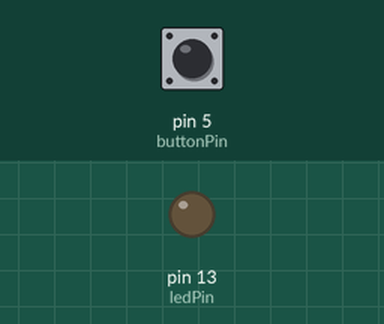
Recording of a sketch running on a simulated Arduino Uno, built with avr-gcc and run on an emulated ATmega328P. On the bench: output pins drawn as LEDs (lit = HIGH). The inputs (shaded band) are chosen by the test bench; at power-on: pin 5 (buttonPin) LOW.

Above: at 1.2 s.
1.3 s: pin 5 (buttonPin) pulled HIGH for 0.15 s
At 1.37 s:
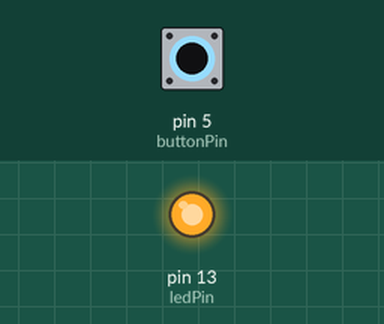
2.9 s: pin 5 (buttonPin) pulled HIGH for 3.2 s
At 7.0 s:
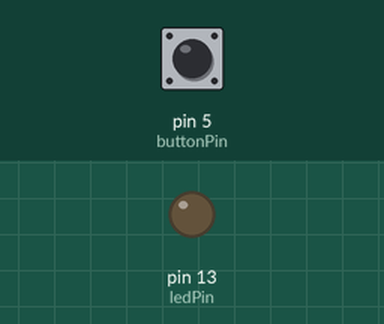
Timing chart, 0 to 8.5 s (numbered marks = the images above; inputs shaded):
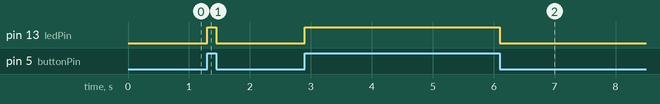

Measured:
- after the input at 1.3 s, pin 13 (ledPin): LOW → HIGH at once, → LOW 0.15 s later
- after the input at 2.9 s, pin 13 (ledPin): LOW → HIGH at once, → LOW 3.2 s later

The sketch:

Cod_Pull-dow.ino
```cpp
// Definindo os pinos
const int ledPin = 13; // Pino do LED
const int buttonPin = 5; // Pino do Botão

void setup() {
  // Configurando o pino do Led como saída, e o do Botão, como entrada
  pinMode(ledPin, OUTPUT);
  pinMode(buttonPin, INPUT);
  digitalWrite(ledPin, LOW); // Estado inicial do LED é em baixo (LOW)
}

void loop() {
  if (digitalRead(buttonPin) == HIGH) { // Se o botão for precionado*********************
    digitalWrite(ledPin, HIGH); // Acende o LED
  } else { // Se o botão não for precionado
    digitalWrite(ledPin, LOW); // Apaga o LED
  }
}
```
